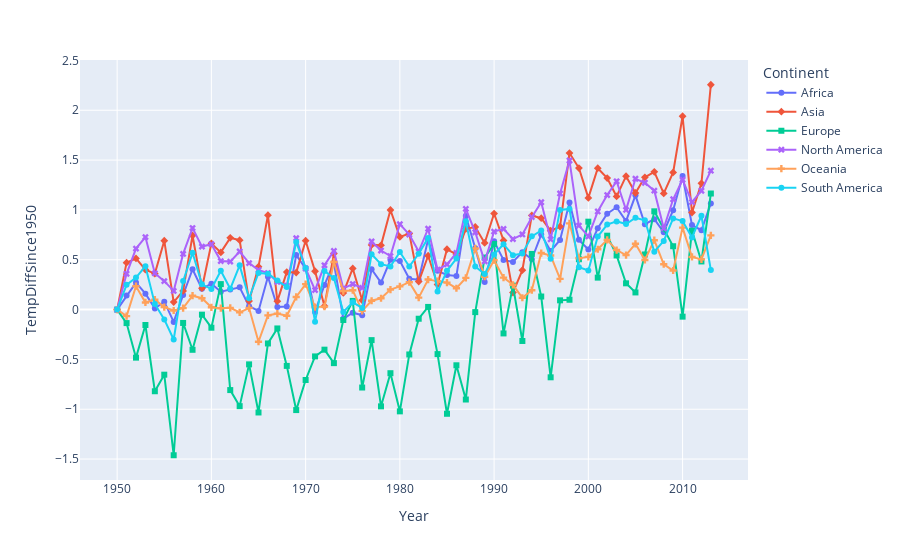

Notebook source saved alongside this figure:
### Code cell
import plotly.express as px
import pandas as pd

# pandas data frame

fig = px.line(df3, x = 'Year', y = 'TempDiffSince1950', color = 'Continent', symbol = 'Continent')

fig.show()
